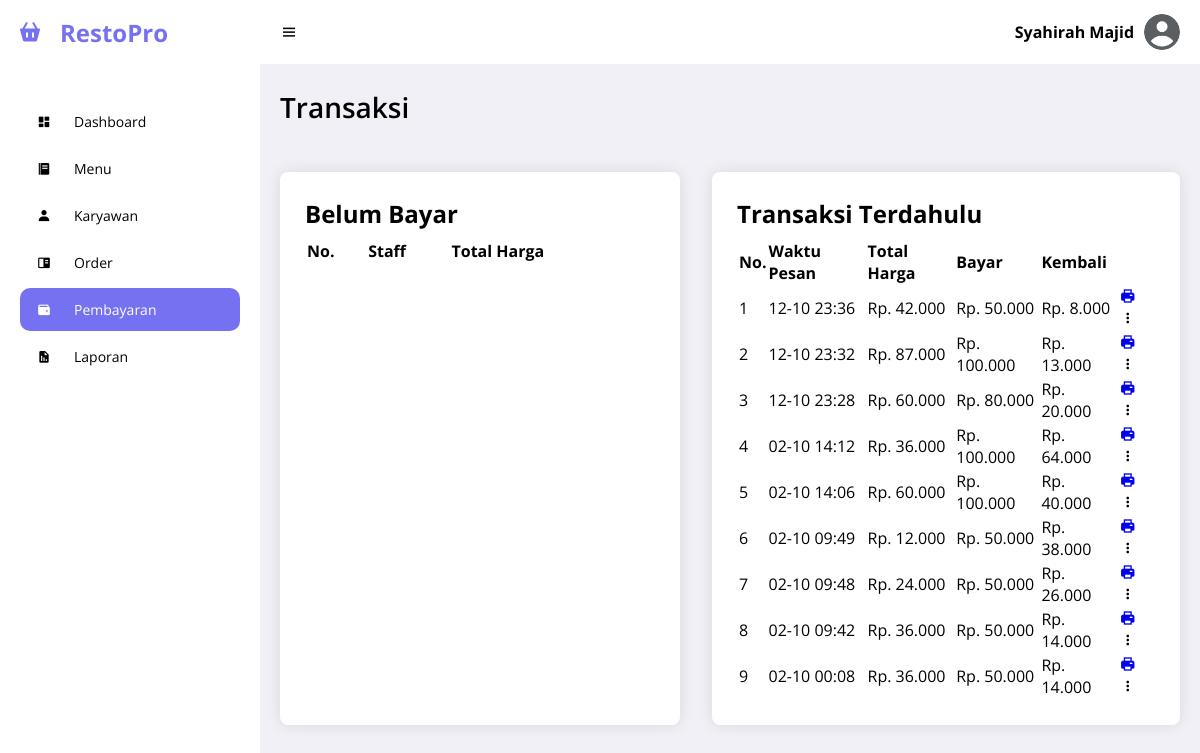
Page /views/transaksi.php (signed in) on the committed database.
### tables this page shows
CREATE TABLE `user` (
  `id_user` int(11) NOT NULL,
  `username` varchar(255) NOT NULL,
  `password` varchar(255) NOT NULL,
  `nama_lengkap` varchar(255) NOT NULL,
  `id_role` int(11) NOT NULL,
  `status` varchar(255) NOT NULL,
  `gambar_user` varchar(255) NOT NULL
);

CREATE TABLE `pesanan` (
  `id_order` int(11) NOT NULL,
  `staff` int(11) NOT NULL,
  `waktu_pesan` datetime NOT NULL,
  `total_harga` int(11) NOT NULL,
  `uang_bayar` int(11) NOT NULL,
  `uang_kembali` int(11) NOT NULL,
  `status_order` varchar(155) NOT NULL
);

### views/transaksi.php (the view, shortened to what this page needs)
<?php
include "../config/database.php";
$current_page = basename($_SERVER["PHP_SELF"]);
$page_name = pathinfo($current_page, PATHINFO_FILENAME);
$id = $_SESSION["id_user"];
if (isset($_SESSION["username"])) {
	$query = "SELECT * FROM user NATURAL JOIN role WHERE id_user = $id";
	$sql = mysqli_query($koneksi, $query);
	while ($r = mysqli_fetch_array($sql)) {
?>
		<!DOCTYPE html>
		<html lang="en">
		<head>
			<link rel="stylesheet" href="/kasir/assets/css/main.css">
			<link rel="stylesheet" href="/kasir/assets/css/sidebar.css">
			<link rel="stylesheet" href="/kasir/assets/css/navbar.css">
			<link href="https://unpkg.com/boxicons@2.0.9/css/boxicons.min.css" rel="stylesheet">
		</head>
		<body>
			<?php include "../views/partials/sidebar.php" ?>
			<section id="content">
				<?php include "../views/partials/navbar.php" ?>
				<main>
					<div class="menu-head">
						<h1 class="title"><?php echo $page_name ?></h1>
					</div>
					<div class="transaction">
						<div class="before-payment">
							<h2>Belum Bayar</h2>
							<table>
								<tr>
									<th>No.</th>
									<th>Staff</th>
									<th>Total Harga</th>
								</tr>
							</table>
						</div>
						<div class="previous-transaction">
							<h2>Transaksi Terdahulu</h2>
							<table>
								<tr>
									<th>No.</th>
									<th>Waktu Pesan</th>
									<th>Total Harga</th>
									<th>Bayar</th>
									<th>Kembali</th>
									<th></th>
								</tr>
								<?php
								$nomor = 1;
								$query_sudah_order = "SELECT * FROM pesanan LEFT JOIN user ON pesanan.staff = user.id_user WHERE status_order = 'sudah bayar' ORDER BY id_order DESC";
								$sql_sudah_order = mysqli_query($koneksi, $query_sudah_order);
								while ($r_sudah_order = mysqli_fetch_array($sql_sudah_order)) {
									$date = date_create($r_sudah_order["waktu_pesan"]);
								?>
									<tr>
										<td><?php echo $nomor++; ?></td>
										<td><?php echo date_format($date, "d-m H:i") ?></td>
										<td>
											<?php echo "Rp. " . number_format($r_sudah_order["total_harga"], 0, ",", "."); ?>
										</td>
										<td>
											<?php echo "Rp. " . number_format($r_sudah_order["uang_bayar"], 0, ",", "."); ?>
										</td>
										<td>
											<?php echo "Rp. " . number_format($r_sudah_order["uang_kembali"], 0, ",", "."); ?>
										</td>
										<td class="action">
											<form action="/kasir/controllers/transactionController.php" method="post">
												<a target="_blank" href="/kasir/print_struk.php?konten=<?php echo $r_sudah_order['id_order']; ?>">
													<i class="bx bxs-printer icon"></i>
												</a>
												<i class="bx bx-dots-vertical-rounded more-ic"></i>
											</form>
										</td>
									</tr>
								<?php } ?>
							</table>
						</div>
					</div>
				</main>
			</section>
		</body>
		</html>
<?php }
} else {
	header("location: /kasir/keluar.php");
}
?>

### views/partials/sidebar.php
<section id="sidebar">
    <div class="brand">
        <i class="bx bxs-basket icon"></i>
        RestoPro
    </div>
    <ul class="side-menu">
        <li>
            <a href="../dashboard.php" class="<?= ($current_page == "dashboard.php") ? "active" : "" ?>">
                <i class="bx bxs-dashboard icon"></i>
                Dashboard
            </a>
        </li>
        <li>
            <a href="/kasir/views/menu.php" class="<?= ($current_page == "menu.php") ? "active" : "" ?>">
                <i class="bx bxs-food-menu icon"></i>
                Menu
            </a>
        </li>
        <?php if ($r["id_role"] == 1) { ?>
            <li>
                <a href="/kasir/views/karyawan.php" class="<?= ($current_page == "karyawan.php") ? "active" : "" ?>">
                    <i class="bx bxs-user icon"></i>
                    Karyawan
                </a>
            </li>
        <?php } ?>
        <li>
            <a href="/kasir/views/order.php" class="<?= ($current_page == "order.php") ? "active" : "" ?>">
                <i class="bx bxs-book-content icon"></i>
                Order
            </a>
        </li>
        <li>
            <a href="/kasir/views/transaksi.php" class="<?= ($current_page == "transaksi.php") ? "active" : "" ?>">
                <i class="bx bxs-wallet icon"></i>
                Pembayaran
            </a>
        </li>
        <li>
            <a href="/kasir/views/laporan.php" class="<?= ($current_page == "laporan.php") ? "active" : "" ?>">
                <i class="bx bxs-report icon"></i>
                Laporan
            </a>
        </li>
    </ul>
</section>

### views/partials/navbar.php (shortened to what this page needs)
<nav>
    <i class="bx bx-menu toggle-sidebar"></i>
    <div class="profile">
        <p><?php echo $r["nama_lengkap"] ?></p>
        <img src="/kasir/assets/img/user/<?php echo $r["gambar_user"] ?>" alt="Profile Icon">
    </div>
</nav>

### assets/css/main.css (style rules this page uses)
* { font-family: "Open Sans", sans-serif; margin: 0; padding: 0; box-sizing: border-box; }
:root { --grey: #f1f0f6; --dark-grey: #8d8d8d; --light: #fff; --dark: #000; --blue: #7571f1; --light-blue: #d0d3ff; --dark-blue: #290ccd; }
html { overflow-x: hidden; }
body { background: var(--grey); overflow-x: hidden; height: 100vh; }
a { text-decoration: none; }
li { list-style: none; }
.more-ic { cursor: pointer; }
#content { position: relative; width: calc(100% - 260px); left: 260px; transition: all 0.3s ease; }
main { width: 100%; padding: 24px 20px 20px 20px; }
main .title { font-size: 28px; font-weight: 600; margin-bottom: 10px; text-transform: capitalize; }
main .menu-head { display: flex; flex-direction: row; align-items: center; justify-content: space-between; margin-bottom: 36px; }
.transaction { margin-top: 2em; display: flex; justify-content: center; column-gap: 2em; }
.before-payment { max-width: 400px; }
.before-payment, .previous-transaction { background: var(--light); width: 100%; padding: 25px; border-radius: 8px; box-shadow: 0 0 15px rgba(0, 0, 0, 0.1); display: flex; flex-direction: column; row-gap: 0.5em; }
.before-payment table, .previous-transaction table { width: 100%; }
.before-payment table tr > th, .previous-transaction table tr > th { text-align: start; }
.action { position: relative; }

### assets/css/sidebar.css (style rules this page uses)
#sidebar { position: fixed; max-width: 260px; width: 100%; background: var(--light); top: 0; left: 0; height: 100%; overflow-y: auto; scrollbar-width: none; transition: all 0.3s ease; z-index: 200; }
#sidebar .brand { font-size: 24px; display: flex; align-items: center; height: 64px; font-weight: 700; color: var(--blue); position: sticky; top: 0; left: 0; z-index: 100; background: var(--light); transition: all 0.3s ease; padding: 0 6px; }
#sidebar .icon { min-width: 48px; display: flex; justify-content: center; align-items: center; margin-right: 6px; }
#sidebar .side-menu { margin: 36px 0; padding: 0 20px; transition: all 0.3s ease; }
#sidebar .side-menu a { display: flex; align-items: center; font-size: 14px; color: var(--dark); padding: 12px 16px 12px 0; transition: all 0.3s ease; border-radius: 10px; margin: 4px 0; white-space: nowrap; }
#sidebar .side-menu > li > a.active, #sidebar .side-menu > li > a.active:hover { background: var(--blue); color: var(--light); }

### assets/css/navbar.css (style rules this page uses)
nav { background: var(--light); height: 64px; padding: 0 20px; display: flex; align-items: center; justify-content: space-between; grid-gap: 28px; position: sticky; top: 0; left: 0; z-index: 100; }
nav .toggle-sidebar { font-size: 18px; cursor: pointer; }
nav .profile { position: relative; display: flex; align-items: center; }
nav .profile p { font-weight: bold; margin-right: 10px; }
nav .profile img { width: 36px; height: 36px; border-radius: 50%; object-fit: cover; cursor: pointer; }

### rows in the picture
user: shows "Karyawan", nama_lengkap "Syahirah Majid", gambar_user (picture)
pesanan: waktu_pesan "12-10 23:36", total_harga "42.000", uang_bayar "50.000", uang_kembali "8.000"
pesanan: waktu_pesan "12-10 23:32", total_harga "87.000", uang_bayar "100.000", uang_kembali "13.000"
pesanan: waktu_pesan "12-10 23:28", total_harga "60.000", uang_bayar "80.000", uang_kembali "20.000"
pesanan: waktu_pesan "02-10 14:12", total_harga "36.000", uang_bayar "100.000", uang_kembali "64.000"
pesanan: waktu_pesan "02-10 14:06", total_harga "60.000", uang_bayar "100.000", uang_kembali "40.000"
pesanan: waktu_pesan "02-10 09:49", total_harga "12.000", uang_bayar "50.000", uang_kembali "38.000"
pesanan: waktu_pesan "02-10 09:48", total_harga "24.000", uang_bayar "50.000", uang_kembali "26.000"
pesanan: waktu_pesan "02-10 09:42", total_harga "36.000", uang_bayar "50.000", uang_kembali "14.000"
pesanan: waktu_pesan "02-10 00:08", total_harga "36.000", uang_bayar "50.000", uang_kembali "14.000"
